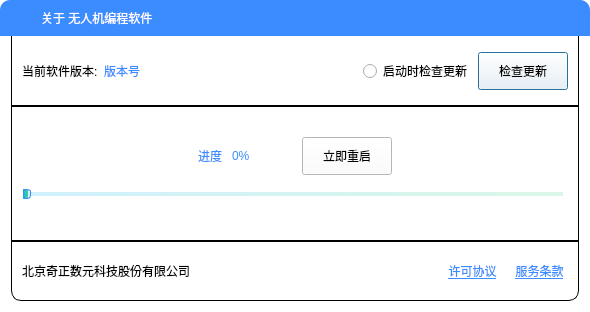
<?xml version="1.0" encoding="UTF-8"?>
<ui version="4.0">
 <class>AboutDialogClass</class>
 <widget class="QDialog" name="AboutDialogClass">
  <property name="geometry">
   <rect>
    <x>0</x>
    <y>0</y>
    <width>590</width>
    <height>312</height>
   </rect>
  </property>
  <property name="windowTitle">
   <string>AboutDialog</string>
  </property>
  <property name="styleSheet">
   <string notr="true">QWidget{
	background:#FFFFFF;
	color:575E75;
}
QLabel{
	background:transparent;
}
QStackedWidget{
	border:1px solid #000000;
}
QToolButton{
	text-decoration:underline;
	background:transparent;
	color:#3B8CFF;
	border-width:0px;
	border-radius:0px; 
}
QToolButton:hover{
	border-bottom:1px solid #3B8CFF;
}
QToolButton:pressed,QToolButton:pressed{
    background:transparent;
}
QProgressBar{
    color:transparent;
}
QProgressBar::chunk{
	border-radius:10px;
}
QSlider::groove:horizontal {
    border:0px solid #3B8CFF;
}
QSlider::handle:horizontal {
    width:6px;
	height:6px;
    border: 1px solid #3B8CFF;
    border-radius:3px;
}
QSlider::sub-page:horizontal {
    background:qlineargradient(spread:pad,x1:0,y1:0,x2:1,y2:0,stop:0 #12B3F6, stop:1 #44D484);
}
QSlider::add-page:horizontal {
    background:qlineargradient(spread:pad,x1:0,y1:0,x2:1,y2:0,stop:0 #3312B3F6, stop:1 #3344D484);
    margin-top:3px;
    margin-bottom:3px;
}
#dialogWidgetTitle{
	border-top-left-radius:10px; 
	border-top-right-radius:10px; 
	background:#3B8CFF;
}
#dialogLabelTitle{
	color:#FFFFFF;
}
#widgetVersion{
	border:1px solid #000000;
	border-top:0px solid #000000;
}
#widgetCompany{
	border:1px solid #000000;
	border-bottom-left-radius:10px; 
	border-bottom-right-radius:10px;
}
#frameMain{
	border:0px solid #000000;
	border-bottom-left-radius:10px; 
	border-bottom-right-radius:10px;
}</string>
  </property>
  <layout class="QGridLayout" name="gridLayout_2">
   <property name="leftMargin">
    <number>0</number>
   </property>
   <property name="topMargin">
    <number>0</number>
   </property>
   <property name="rightMargin">
    <number>0</number>
   </property>
   <property name="bottomMargin">
    <number>0</number>
   </property>
   <property name="spacing">
    <number>0</number>
   </property>
   <item row="0" column="0">
    <widget class="QWidget" name="dialogWidgetTitle" native="true">
     <property name="minimumSize">
      <size>
       <width>0</width>
       <height>36</height>
      </size>
     </property>
     <layout class="QHBoxLayout" name="horizontalLayout_3">
      <property name="topMargin">
       <number>6</number>
      </property>
      <property name="bottomMargin">
       <number>6</number>
      </property>
      <item>
       <widget class="QLabel" name="labelIcon">
        <property name="maximumSize">
         <size>
          <width>24</width>
          <height>24</height>
         </size>
        </property>
        <property name="text">
         <string/>
        </property>
        <property name="pixmap">
         <pixmap resource="uavmanage.qrc">:/res/menu/P02_help_about_page_ic.png</pixmap>
        </property>
        <property name="scaledContents">
         <bool>true</bool>
        </property>
       </widget>
      </item>
      <item>
       <widget class="QLabel" name="dialogLabelTitle">
        <property name="maximumSize">
         <size>
          <width>16777215</width>
          <height>32</height>
         </size>
        </property>
        <property name="text">
         <string>关于 无人机编程软件</string>
        </property>
       </widget>
      </item>
      <item>
       <widget class="QToolButton" name="btnClose">
        <property name="styleSheet">
         <string notr="true">QPushButton,QToolButton{
	border-radius:5px;
    background:transparent;
}
QPushButton:hover,QToolButton:hover{
	border:1px solid #FFFFFF;
}
QPushButton:pressed,QToolButton:pressed{
    background:transparent;
}</string>
        </property>
        <property name="text">
         <string>X</string>
        </property>
        <property name="icon">
         <iconset resource="uavmanage.qrc">
          <normaloff>:/res/images/windows_close.png</normaloff>:/res/images/windows_close.png</iconset>
        </property>
       </widget>
      </item>
     </layout>
    </widget>
   </item>
   <item row="1" column="0">
    <widget class="QFrame" name="frameMain">
     <property name="frameShape">
      <enum>QFrame::StyledPanel</enum>
     </property>
     <property name="frameShadow">
      <enum>QFrame::Raised</enum>
     </property>
     <layout class="QGridLayout" name="gridLayout">
      <property name="topMargin">
       <number>0</number>
      </property>
      <property name="spacing">
       <number>0</number>
      </property>
      <item row="0" column="0">
       <widget class="QWidget" name="widgetVersion" native="true">
        <property name="minimumSize">
         <size>
          <width>0</width>
          <height>60</height>
         </size>
        </property>
        <layout class="QHBoxLayout" name="horizontalLayout">
         <property name="topMargin">
          <number>16</number>
         </property>
         <property name="bottomMargin">
          <number>16</number>
         </property>
         <item>
          <widget class="QLabel" name="label">
           <property name="sizePolicy">
            <sizepolicy hsizetype="Fixed" vsizetype="Preferred">
             <horstretch>0</horstretch>
             <verstretch>0</verstretch>
            </sizepolicy>
           </property>
           <property name="text">
            <string>当前软件版本:</string>
           </property>
          </widget>
         </item>
         <item>
          <widget class="QLabel" name="labelVersion">
           <property name="styleSheet">
            <string notr="true">color:#3B8CFF;</string>
           </property>
           <property name="text">
            <string>版本号</string>
           </property>
          </widget>
         </item>
         <item>
          <spacer name="horizontalSpacer">
           <property name="orientation">
            <enum>Qt::Horizontal</enum>
           </property>
           <property name="sizeHint" stdset="0">
            <size>
             <width>40</width>
             <height>20</height>
            </size>
           </property>
          </spacer>
         </item>
         <item>
          <widget class="QRadioButton" name="radioButton">
           <property name="sizePolicy">
            <sizepolicy hsizetype="Minimum" vsizetype="Minimum">
             <horstretch>0</horstretch>
             <verstretch>0</verstretch>
            </sizepolicy>
           </property>
           <property name="text">
            <string>启动时检查更新</string>
           </property>
          </widget>
         </item>
         <item>
          <widget class="QPushButton" name="btnCheckVersion">
           <property name="sizePolicy">
            <sizepolicy hsizetype="Minimum" vsizetype="Fixed">
             <horstretch>0</horstretch>
             <verstretch>0</verstretch>
            </sizepolicy>
           </property>
           <property name="minimumSize">
            <size>
             <width>90</width>
             <height>38</height>
            </size>
           </property>
           <property name="text">
            <string>检查更新</string>
           </property>
          </widget>
         </item>
        </layout>
       </widget>
      </item>
      <item row="1" column="0">
       <widget class="QStackedWidget" name="stackedWidget">
        <property name="currentIndex">
         <number>2</number>
        </property>
        <widget class="QWidget" name="pageError">
         <layout class="QVBoxLayout" name="verticalLayout" stretch="6,4">
          <property name="leftMargin">
           <number>16</number>
          </property>
          <property name="topMargin">
           <number>16</number>
          </property>
          <property name="rightMargin">
           <number>16</number>
          </property>
          <property name="bottomMargin">
           <number>16</number>
          </property>
          <item>
           <layout class="QHBoxLayout" name="horizontalLayout_5">
            <property name="spacing">
             <number>17</number>
            </property>
            <property name="leftMargin">
             <number>10</number>
            </property>
            <property name="rightMargin">
             <number>10</number>
            </property>
            <item>
             <widget class="QLabel" name="labelErrorIcon">
              <property name="maximumSize">
               <size>
                <width>38</width>
                <height>38</height>
               </size>
              </property>
              <property name="text">
               <string/>
              </property>
              <property name="pixmap">
               <pixmap resource="uavmanage.qrc">:/res/images/networkerror.png</pixmap>
              </property>
              <property name="scaledContents">
               <bool>true</bool>
              </property>
             </widget>
            </item>
            <item>
             <widget class="QLabel" name="labelErrorIcon_2">
              <property name="text">
               <string>啊哦，网络错误，请确保此电脑已连接网络！</string>
              </property>
             </widget>
            </item>
           </layout>
          </item>
          <item>
           <layout class="QHBoxLayout" name="horizontalLayout_4">
            <item>
             <spacer name="horizontalSpacer_3">
              <property name="orientation">
               <enum>Qt::Horizontal</enum>
              </property>
              <property name="sizeHint" stdset="0">
               <size>
                <width>40</width>
                <height>20</height>
               </size>
              </property>
             </spacer>
            </item>
            <item>
             <widget class="QPushButton" name="btnRetry">
              <property name="sizePolicy">
               <sizepolicy hsizetype="Minimum" vsizetype="Fixed">
                <horstretch>0</horstretch>
                <verstretch>0</verstretch>
               </sizepolicy>
              </property>
              <property name="minimumSize">
               <size>
                <width>90</width>
                <height>38</height>
               </size>
              </property>
              <property name="maximumSize">
               <size>
                <width>16777215</width>
                <height>38</height>
               </size>
              </property>
              <property name="text">
               <string>重试</string>
              </property>
             </widget>
            </item>
            <item>
             <spacer name="horizontalSpacer_4">
              <property name="orientation">
               <enum>Qt::Horizontal</enum>
              </property>
              <property name="sizeHint" stdset="0">
               <size>
                <width>40</width>
                <height>20</height>
               </size>
              </property>
             </spacer>
            </item>
           </layout>
          </item>
         </layout>
        </widget>
        <widget class="QWidget" name="pageCheck">
         <layout class="QGridLayout" name="gridLayout_4">
          <item row="0" column="0">
           <layout class="QHBoxLayout" name="horizontalLayout_6">
            <item>
             <widget class="QLabel" name="labelNewVersion">
              <property name="maximumSize">
               <size>
                <width>100</width>
                <height>16777215</height>
               </size>
              </property>
              <property name="text">
               <string>最新版本：</string>
              </property>
              <property name="alignment">
               <set>Qt::AlignRight|Qt::AlignTrailing|Qt::AlignVCenter</set>
              </property>
             </widget>
            </item>
            <item>
             <widget class="QLabel" name="labelNewVersionNumber">
              <property name="text">
               <string/>
              </property>
             </widget>
            </item>
           </layout>
          </item>
          <item row="1" column="0">
           <layout class="QHBoxLayout" name="horizontalLayout_7">
            <item>
             <spacer name="horizontalSpacer_5">
              <property name="orientation">
               <enum>Qt::Horizontal</enum>
              </property>
              <property name="sizeHint" stdset="0">
               <size>
                <width>40</width>
                <height>20</height>
               </size>
              </property>
             </spacer>
            </item>
            <item>
             <widget class="QPushButton" name="btnUpdate">
              <property name="sizePolicy">
               <sizepolicy hsizetype="Minimum" vsizetype="Fixed">
                <horstretch>0</horstretch>
                <verstretch>0</verstretch>
               </sizepolicy>
              </property>
              <property name="minimumSize">
               <size>
                <width>90</width>
                <height>38</height>
               </size>
              </property>
              <property name="maximumSize">
               <size>
                <width>16777215</width>
                <height>38</height>
               </size>
              </property>
              <property name="text">
               <string>立即更新</string>
              </property>
             </widget>
            </item>
            <item>
             <spacer name="horizontalSpacer_6">
              <property name="orientation">
               <enum>Qt::Horizontal</enum>
              </property>
              <property name="sizeHint" stdset="0">
               <size>
                <width>40</width>
                <height>20</height>
               </size>
              </property>
             </spacer>
            </item>
           </layout>
          </item>
         </layout>
        </widget>
        <widget class="QWidget" name="pageProgress">
         <layout class="QGridLayout" name="gridLayout_3">
          <property name="topMargin">
           <number>16</number>
          </property>
          <property name="bottomMargin">
           <number>26</number>
          </property>
          <property name="horizontalSpacing">
           <number>10</number>
          </property>
          <property name="verticalSpacing">
           <number>0</number>
          </property>
          <item row="0" column="1">
           <widget class="QLabel" name="label_4">
            <property name="sizePolicy">
             <sizepolicy hsizetype="Minimum" vsizetype="Minimum">
              <horstretch>0</horstretch>
              <verstretch>0</verstretch>
             </sizepolicy>
            </property>
            <property name="styleSheet">
             <string notr="true">color:#3B8CFF;</string>
            </property>
            <property name="text">
             <string>进度</string>
            </property>
           </widget>
          </item>
          <item row="0" column="4">
           <spacer name="horizontalSpacer_8">
            <property name="orientation">
             <enum>Qt::Horizontal</enum>
            </property>
            <property name="sizeHint" stdset="0">
             <size>
              <width>40</width>
              <height>20</height>
             </size>
            </property>
           </spacer>
          </item>
          <item row="0" column="0">
           <spacer name="horizontalSpacer_7">
            <property name="orientation">
             <enum>Qt::Horizontal</enum>
            </property>
            <property name="sizeHint" stdset="0">
             <size>
              <width>40</width>
              <height>20</height>
             </size>
            </property>
           </spacer>
          </item>
          <item row="0" column="3">
           <widget class="QPushButton" name="btnRestart">
            <property name="minimumSize">
             <size>
              <width>90</width>
              <height>38</height>
             </size>
            </property>
            <property name="text">
             <string>立即重启</string>
            </property>
           </widget>
          </item>
          <item row="0" column="2">
           <widget class="QLabel" name="labelProgress">
            <property name="sizePolicy">
             <sizepolicy hsizetype="Minimum" vsizetype="Minimum">
              <horstretch>0</horstretch>
              <verstretch>0</verstretch>
             </sizepolicy>
            </property>
            <property name="minimumSize">
             <size>
              <width>60</width>
              <height>0</height>
             </size>
            </property>
            <property name="styleSheet">
             <string notr="true">color:#3B8CFF;</string>
            </property>
            <property name="text">
             <string>0%</string>
            </property>
           </widget>
          </item>
          <item row="1" column="0" colspan="5">
           <widget class="QSlider" name="progressBar">
            <property name="enabled">
             <bool>false</bool>
            </property>
            <property name="maximumSize">
             <size>
              <width>540</width>
              <height>10</height>
             </size>
            </property>
            <property name="maximum">
             <number>1000</number>
            </property>
            <property name="orientation">
             <enum>Qt::Horizontal</enum>
            </property>
           </widget>
          </item>
         </layout>
        </widget>
       </widget>
      </item>
      <item row="2" column="0">
       <widget class="QWidget" name="widgetCompany" native="true">
        <property name="minimumSize">
         <size>
          <width>0</width>
          <height>60</height>
         </size>
        </property>
        <layout class="QHBoxLayout" name="horizontalLayout_2">
         <property name="spacing">
          <number>10</number>
         </property>
         <property name="topMargin">
          <number>16</number>
         </property>
         <property name="bottomMargin">
          <number>16</number>
         </property>
         <item>
          <widget class="QLabel" name="label_2">
           <property name="text">
            <string>北京奇正数元科技股份有限公司</string>
           </property>
          </widget>
         </item>
         <item>
          <spacer name="horizontalSpacer_2">
           <property name="orientation">
            <enum>Qt::Horizontal</enum>
           </property>
           <property name="sizeHint" stdset="0">
            <size>
             <width>134</width>
             <height>20</height>
            </size>
           </property>
          </spacer>
         </item>
         <item>
          <widget class="QToolButton" name="btnPermit">
           <property name="sizePolicy">
            <sizepolicy hsizetype="Minimum" vsizetype="Minimum">
             <horstretch>0</horstretch>
             <verstretch>0</verstretch>
            </sizepolicy>
           </property>
           <property name="text">
            <string>许可协议</string>
           </property>
          </widget>
         </item>
         <item>
          <widget class="QToolButton" name="btnClause">
           <property name="sizePolicy">
            <sizepolicy hsizetype="Minimum" vsizetype="Minimum">
             <horstretch>0</horstretch>
             <verstretch>0</verstretch>
            </sizepolicy>
           </property>
           <property name="text">
            <string>服务条款</string>
           </property>
          </widget>
         </item>
        </layout>
       </widget>
      </item>
     </layout>
    </widget>
   </item>
  </layout>
 </widget>
 <layoutdefault spacing="6" margin="11"/>
 <resources>
  <include location="uavmanage.qrc"/>
 </resources>
 <connections/>
</ui>
